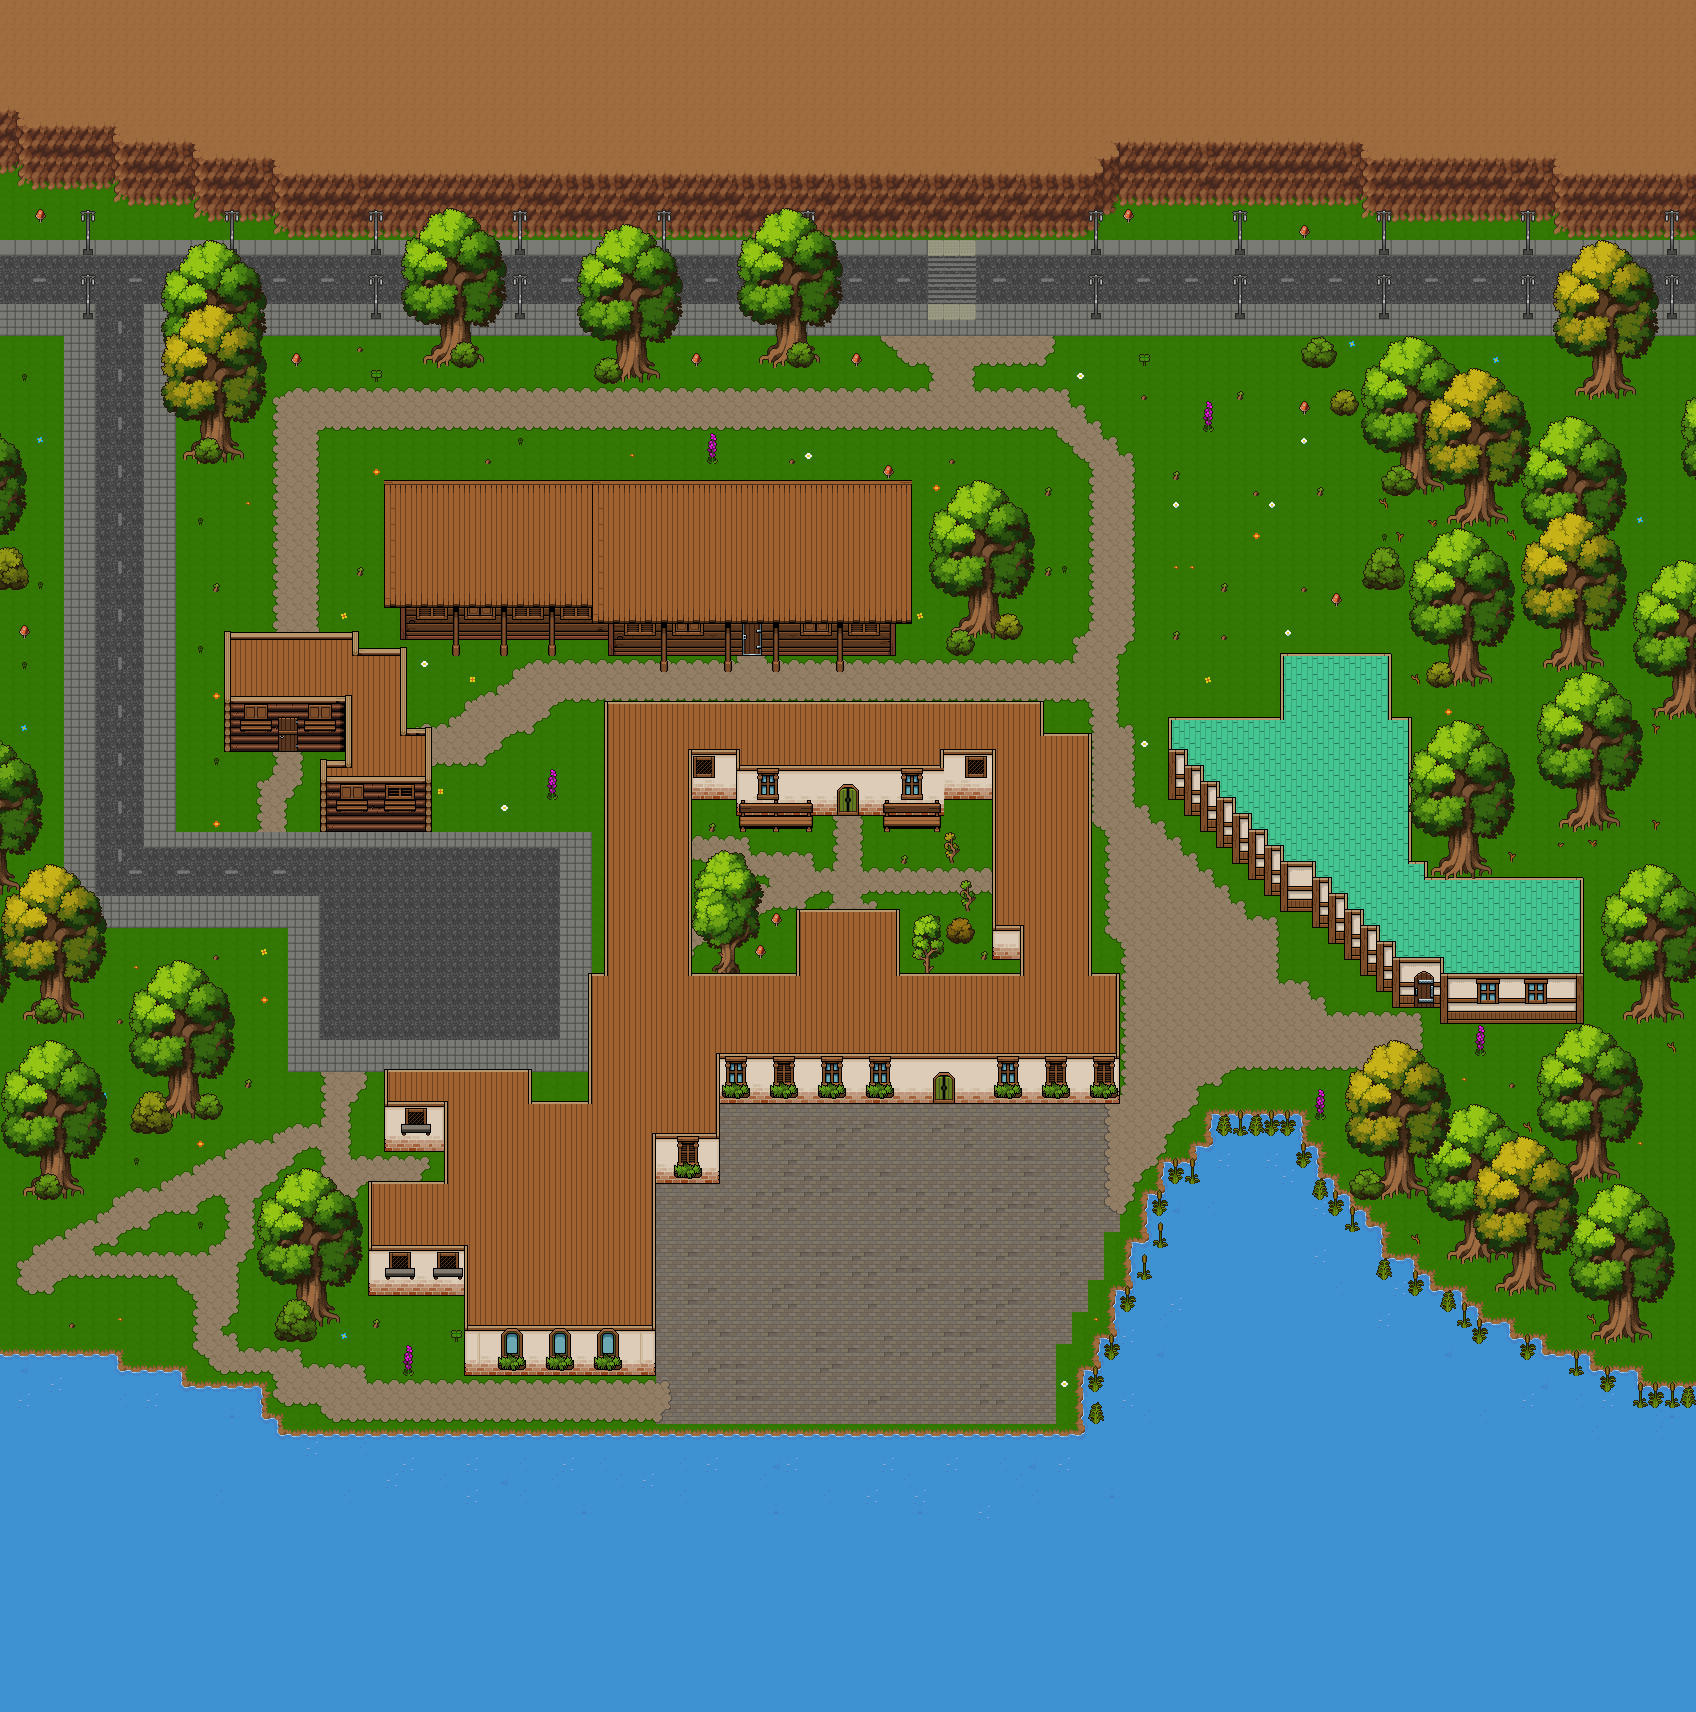

Rendered tile map (Tiled .tmx) drawn with the repository's tilesets; below, a short description and the map source with its tile grids summarised:
An orthogonal 106x107 tile map with 16x16 px tiles, 19 tile layers (Ground, Water, BrickPath, Path, ...), 1 hidden layer not drawn.

<map version="1.10" tiledversion="1.12.2" orientation="orthogonal" renderorder="right-down" width="106" height="107" tilewidth="16" tileheight="16" infinite="0" nextlayerid="31" nextobjectid="6">
 <tileset firstgid="1" source="Tileset.tsx" />
 <layer id="11" name="Ground" width="106" height="107">
  <data>[11342 cells, 11342 non-empty, 1 distinct tile ids]</data>
 </layer>
 <layer id="13" name="Water" width="106" height="107">
  <data>[11342 cells, 2414 non-empty, 14 distinct tile ids]</data>
 </layer>
 <layer id="23" name="BrickPath" width="106" height="107">
  <data>[11342 cells, 527 non-empty, 3 distinct tile ids]</data>
 </layer>
 <layer id="12" name="Path" width="106" height="107">
  <data>[11342 cells, 1004 non-empty, 17 distinct tile ids]</data>
 </layer>
 <layer id="22" name="Road" width="106" height="107">
  <data>[11342 cells, 1222 non-empty, 7 distinct tile ids]</data>
 </layer>
 <layer id="20" name="Hills" width="106" height="107">
  <data>[11342 cells, 1512 non-empty, 25 distinct tile ids]</data>
 </layer>
 <layer id="18" name="CourtyardFoliage" width="106" height="107">
  <data>[11342 cells, 56 non-empty, 53 distinct tile ids]</data>
 </layer>
 <layer id="14" name="FlatRoof" width="106" height="107">
  <data>[11342 cells, 967 non-empty, 2 distinct tile ids]</data>
 </layer>
 <layer id="10" name="Walls" width="106" height="107">
  <data>[11342 cells, 889 non-empty, 103 distinct tile ids]</data>
 </layer>
 <layer id="15" name="BuildingDecor" width="106" height="107">
  <data>[11342 cells, 167 non-empty, 57 distinct tile ids]</data>
 </layer>
 <layer id="16" name="BuildingDecorOverlay" width="106" height="107">
  <data>[11342 cells, 58 non-empty, 8 distinct tile ids]</data>
 </layer>
 <layer id="21" name="OverarchingRoof" width="106" height="107">
  <data>[11342 cells, 284 non-empty, 12 distinct tile ids]</data>
 </layer>
 <layer id="17" name="Props" width="106" height="107">
  <data>[11342 cells, 18 non-empty, 8 distinct tile ids]</data>
 </layer>
 <layer id="26" name="BackLampPosts" width="106" height="107">
  <data>[11342 cells, 33 non-empty, 3 distinct tile ids]</data>
 </layer>
 <layer id="27" name="FrontLampPosts" width="106" height="107">
  <data>[11342 cells, 33 non-empty, 3 distinct tile ids]</data>
 </layer>
 <layer id="29" name="Foliage" width="106" height="107">
  <data>[11342 cells, 176 non-empty, 24 distinct tile ids]</data>
 </layer>
 <layer id="24" name="BigGreenTree" width="106" height="107">
  <data>[11342 cells, 1294 non-empty, 70 distinct tile ids]</data>
 </layer>
 <layer id="25" name="BigLightGreenTree" width="106" height="107">
  <data>[11342 cells, 498 non-empty, 70 distinct tile ids]</data>
 </layer>
 <layer id="30" name="Bushes" width="106" height="107">
  <data>[11342 cells, 95 non-empty, 32 distinct tile ids]</data>
 </layer>
 <layer id="28" name="Collision" width="106" height="107" visible="0">
  <data>[11342 cells, 7910 non-empty, 1 distinct tile ids]</data>
 </layer>
</map>
